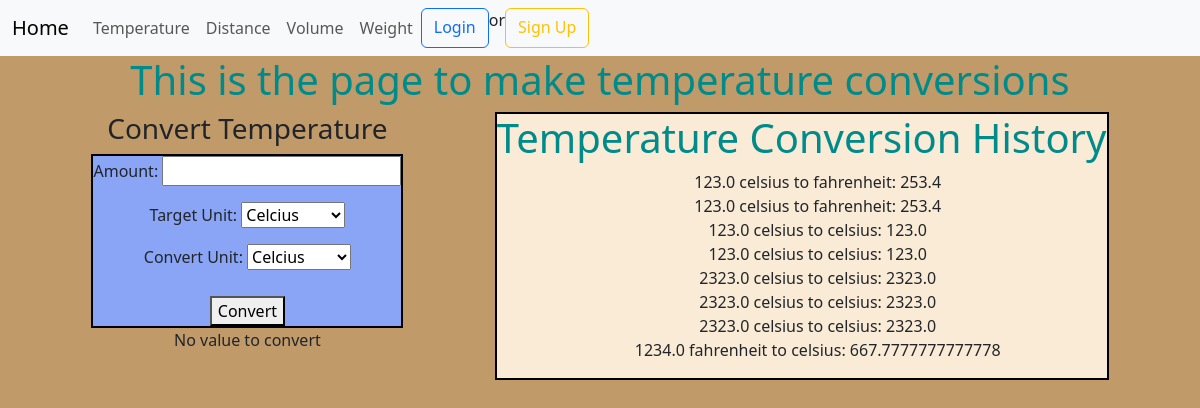
The app's page /temperature/ with its own data.
### pages/models.py (models this page shows, shortened)
class ConversionHistory(models.Model):
    category = models.CharField(max_length=50)
    targetUnit = models.CharField(max_length=50)
    convertUnit = models.CharField(max_length=50)
    amount = models.FloatField()
    result = models.FloatField(null=True, blank=True)
    created_at = models.DateTimeField(null=True, auto_now_add=True)

### pages/views.py (the view)
# urls.py: path('temperature/', views.temperature_view, name="temperature"),
def temperature_view(request):
    form = TempConversionForm()
    converted_value = None
    category = "temperature"
    if request.method == 'POST':
        form = TempConversionForm(request.POST)
        if form.is_valid():
            print("form is valid") #check if code works
            amount = form.cleaned_data['amount']
            targetUnit = form.cleaned_data['targetUnit']
            convertUnit = form.cleaned_data['convertUnit']
            print(f"Amount: {amount}, Target Unit: {targetUnit}, Convert Unit: {convertUnit}, Category: {category}")
            converted_value = perform_temp_conversion(amount, targetUnit, convertUnit)
            conversion_record = ConversionHistory(
                amount = amount,
                targetUnit = targetUnit,
                convertUnit = convertUnit,
                category = category,
                result = converted_value
            )
            conversion_record.save()
    else:
        print(form.errors) # log error
        form = TempConversionForm()
    form.fields['category'].initial = category
    history = ConversionHistory.objects.filter(category='temperature') #get conversion history
    return render(request, 'pages/temperature.html', {'form': form, 'history': history, 'converted_value':converted_value})

### pages/forms.py
class TempConversionForm(forms.Form):
    model = ConversionHistory
    amount = forms.FloatField(label='Amount', min_value=0)
    targetUnit = forms.ChoiceField(
        label='Target Unit',
        choices=[
            ('celsius', 'Celcius'),
            ('fahrenheit', 'Fahrenheit'),
            ('kelvin', 'Kelvin'),
        ])
    convertUnit = forms.ChoiceField(
        label='Convert Unit',
        choices=[
            ('celsius', 'Celcius'),
            ('fahrenheit', 'Fahrenheit'),
            ('kelvin', 'Kelvin'),
        ])
    category = forms.CharField(widget=forms.HiddenInput())
    fields = ['targetUnit','amount','convertUnit','category','result']

### templates/pages/temperature.html (shortened to what this page needs)
{% extends 'base.html' %}
{% load static %}
{% block css %}
    <link rel="stylesheet" href="{% static 'css/base.css' %}">
{% endblock css %}
{% block content %}
<h1>This is the page to make temperature conversions</h1>
<section class="app-container">
<div class="conversion-form">
<h3>Convert Temperature</h3>
<fieldset>
<form method="POST" action="{% url 'temperature' %}">
{{ form.as_p }}
<button type="submit">Convert</button><label>
</form>
</fieldset>
{% if converted_value is not None %}
<h2>Conversion Result:</h2>
<p>The converted value is: <strong>{{ converted_value }}</strong></p>
{% else %}
<p>No value to convert</p>
{% endif %}
</div>
<div id="history">
<h1>Temperature Conversion History</h1>
<ul>
    {% for conversion in history %}
    <li>{{ conversion.amount }} {{ conversion.targetUnit }} to {{ conversion.convertUnit }}: {{ conversion.result }}</li>
    {% empty %}
    <li>No conversion history available.</li>
    {% endfor %}
</ul>
</div>
</section>
{% endblock content %}

### static/css/base.css (style rules this page uses)
body { background-color: #C19A6A; }
h1 { color: darkcyan; }
form { display: flex; flex-direction: column; align-items: center; }
button { margin-top: 10px; }
.app-container { display: flex; justify-content: space-evenly; flex-direction: column; text-align: center; }
.conversion-form { display: flex; flex-direction: column; }
fieldset { border: 2px solid black; background-color: #8aa5f6 }
ul { list-style-type: none; }
#history { background-color: antiquewhite; border: 2px solid black; }
@media (min-width: 990px) { body { background-color: #C19A6A; } }
@media (min-width: 990px) { h1 { color: darkcyan; text-align: center; } }
@media (min-width: 990px) { .app-container { display: flex; flex-direction: row; } }

### records on screen
ConversionHistory: amount "123.0", targetUnit "celsius", convertUnit "fahrenheit", result "253.4"
ConversionHistory: amount "123.0", targetUnit "celsius", convertUnit "fahrenheit", result "253.4"
ConversionHistory: amount "123.0", targetUnit "celsius", convertUnit "celsius", result "123.0"
ConversionHistory: amount "123.0", targetUnit "celsius", convertUnit "celsius", result "123.0"
ConversionHistory: amount "2323.0", targetUnit "celsius", convertUnit "celsius", result "2323.0"
ConversionHistory: amount "2323.0", targetUnit "celsius", convertUnit "celsius", result "2323.0"
ConversionHistory: amount "2323.0", targetUnit "celsius", convertUnit "celsius", result "2323.0"
ConversionHistory: amount "1234.0", targetUnit "fahrenheit", convertUnit "celsius", result "667.7777777777778"
